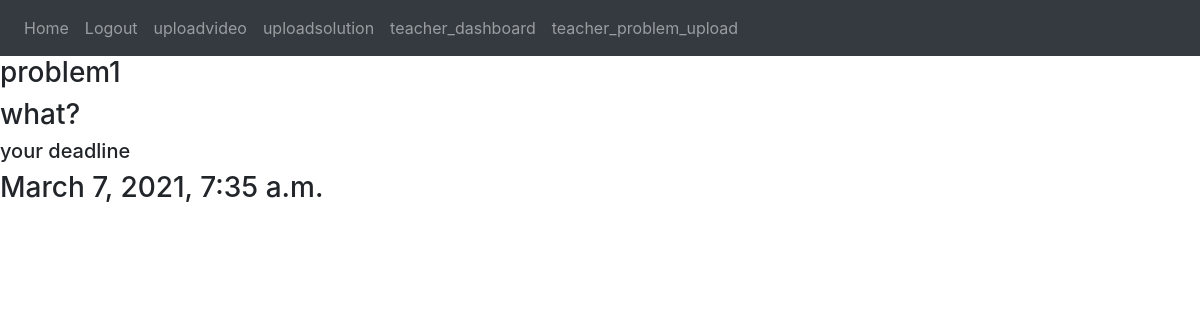
The app's page /1 (signed in) with its own data.
### classroom/models.py (models this page shows, shortened)
class Problem(models.Model):
    name = models.CharField(max_length=30,default="problem1")
    text = models.TextField()
    deadline= models.DateTimeField(auto_now_add=True)

### classroom/views.py (the view)
# urls.py: path('<int:id>', views.problem_detail, name="problem_detail"),
def problem_detail(request,id):
    problem=Problem.objects.get(id=id)
    return render (request,"classroom/problem.html",{'problem':problem})

### classroom/templates/classroom/problem.html
{% extends 'base.html'%}
{% block content  %}
      <h3> {{problem.name}} </h3>
      <h3> {{problem.text}} </h3>
      <h5> your deadline </h5>
      <h3> {{problem.deadline}} </h3>
{% endblock %}

### records on screen
Problem: name "problem1", text "what?", deadline "March 7, 2021, 7:35 a.m."
